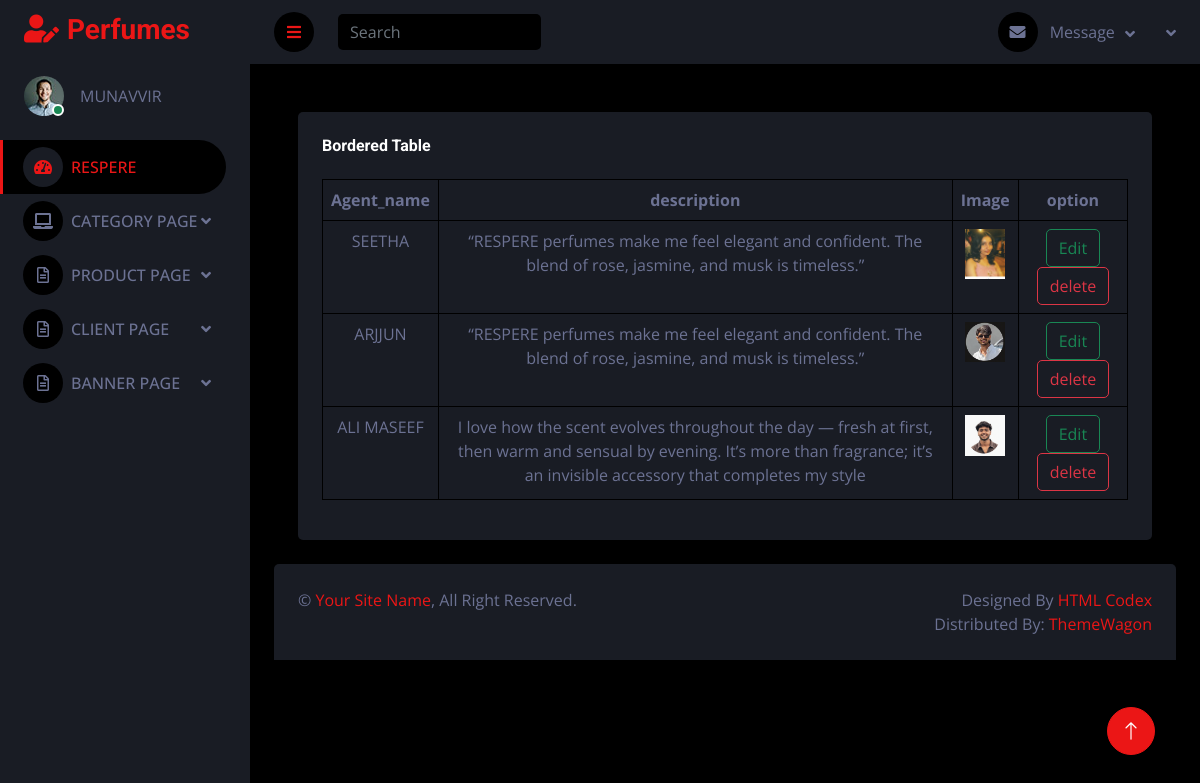
/Adminapp/Client_details/, run on an earlier commit of the app's database.
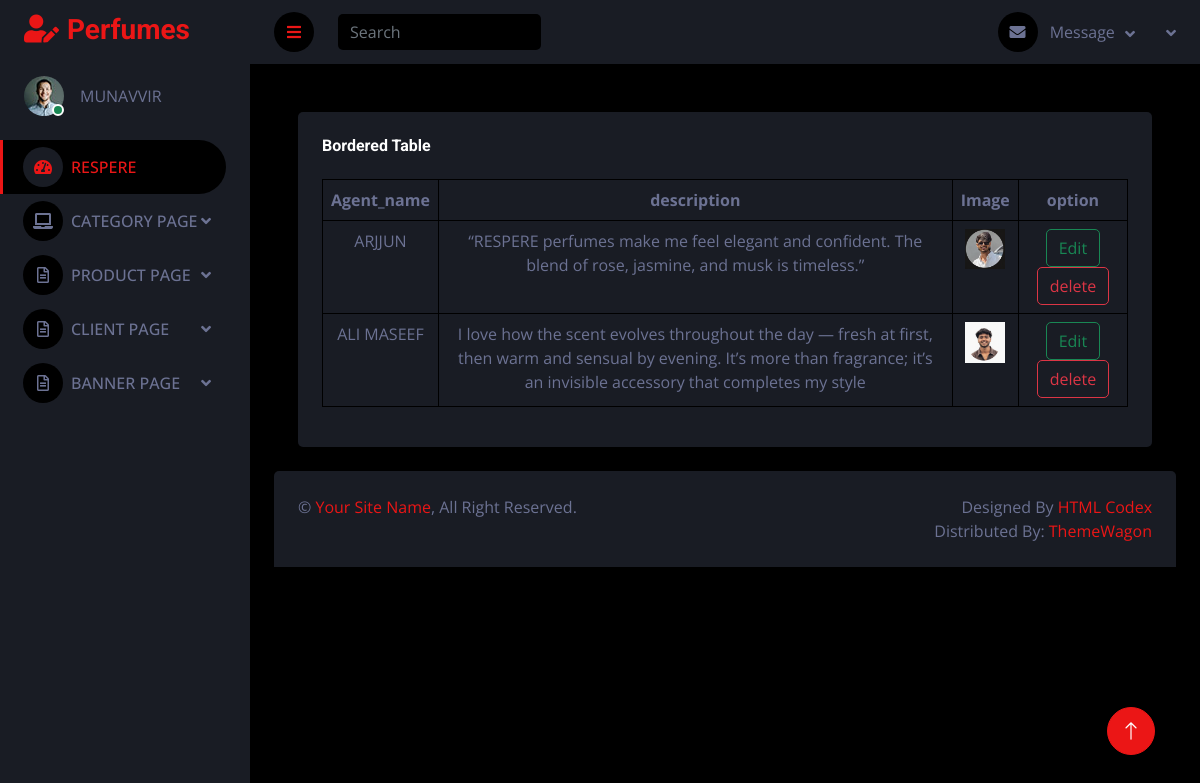
And on a later commit of the database.
### Adminapp/models.py (models this page shows)
class ClientDB(models.Model):
    name=models.CharField(max_length=100,null=True,blank=True)
    description = models.CharField(max_length=100, null=True, blank=True)
    Client_Image =  models.ImageField(upload_to="client profiles", null=True, blank=True)

### Adminapp/views.py (the view)
# urls.py: path('Client_details/', views.Client_details, name='Client_details'),
def Client_details(request):
    client = ClientDB.objects.all()
    return render(request,'Client_details.html',{"client":client})

### Adminapp/templates/Client_details.html (shortened to what this page needs)
<!DOCTYPE html>
{% extends 'dashboard.html' %}
{% block content %}
<html lang="en">
<head>
</head>
<body>
<div class="container-fluid pt-4 px-4">
                <div class="row g-4">
                    <div class="col-sm-12 col-xl-12">
                        <div class="bg-secondary rounded h-100 p-4">
                            <h6 class="mb-4">Bordered Table</h6>
                            <table class="table table-bordered" style="text-align:center">
                                <thead  style="text-align:center">
                                    <tr>
                                        <th scope="col">Agent_name</th>
                                         <th scope="col">description</th>
                                         <th scope="col">Image</th>
                                         <th scope="col">option</th>
                                    </tr>
                                </thead>
                               <tbody>
                               {% for c in client %}
                               <tr>
                                   <td>{{c.name}}</td>
                                   <td>{{c.description}}</td>
                                   <td><img src="{{c.Client_Image.url}}" width="40px"></td>
                                     <td><a href="{%  url 'edit_client' clint_id=c.id  %}"class="btn btn-outline-success">Edit</a>
                                        <a href="{%  url 'delete_client' clint_id=c.id  %}"class="btn btn-outline-danger">delete</a>
                                    </td>
                               </tr>
                               {% endfor %}
                               </tbody>
                            </table>
                        </div>
                    </div>
                </div>
</div>
</body>
</html>
{% endblock %}

### Adminapp/templates/Dashboard.html (shortened to what this page needs)
<!DOCTYPE html>
{% load static %}
<html lang="en">
<head>
    <link href="https://cdnjs.cloudflare.com/ajax/libs/font-awesome/5.10.0/css/all.min.css" rel="stylesheet">
    <link href="https://cdn.jsdelivr.net/npm/bootstrap-icons@1.4.1/font/bootstrap-icons.css" rel="stylesheet">
    <link href="{% static 'dashboard/lib/owlcarousel/assets/owl.carousel.min.css' %}" rel="stylesheet">
    <link href="{% static 'dashboard/lib/tempusdominus/css/tempusdominus-bootstrap-4.min.css' %}" rel="stylesheet" />
    <link href="{% static 'dashboard/css/bootstrap.min.css' %}" rel="stylesheet">
    <link href="{% static 'dashboard/css/style.css' %}" rel="stylesheet">
</head>
<body>
    <div class="container-fluid position-relative d-flex p-0">
        <div class="sidebar pe-4 pb-3">
            <nav class="navbar bg-secondary navbar-dark">
                <a href="index.html" class="navbar-brand mx-4 mb-3">
                    <h3 class="text-primary"><i class="fa fa-user-edit me-2"></i>Perfumes</h3>
                </a>
                <div class="d-flex align-items-center ms-4 mb-4">
                    <div class="position-relative">
                        <img class="rounded-circle" src="{% static 'dashboard/img/user.jpg' %}" alt="" style="width: 40px; height: 40px;">
                        <div class="bg-success rounded-circle border border-2 border-white position-absolute end-0 bottom-0 p-1"></div>
                    </div>
                    <div class="ms-3">
                        <span>MUNAVVIR</span>
                    </div>
                </div>
                <div class="navbar-nav w-100">
                    <a href="index.html" class="nav-item nav-link active"><i class="fa fa-tachometer-alt me-2"></i>RESPERE</a>
                    <div class="nav-item dropdown">
                        <a href="#" class="nav-link dropdown-toggle" data-bs-toggle="dropdown"><i class="fa fa-laptop me-2"></i>CATEGORY PAGE</a>
                    </div>
                        <div class="nav-item dropdown">
                        <a href="#" class="nav-link dropdown-toggle" data-bs-toggle="dropdown"><i class="far fa-file-alt me-2"></i>PRODUCT PAGE</a>
                    </div>
                       <div class="nav-item dropdown">
                        <a href="#" class="nav-link dropdown-toggle" data-bs-toggle="dropdown"><i class="far fa-file-alt me-2"></i>CLIENT PAGE</a>
                    </div>
                    <div class="nav-item dropdown">
                        <a href="#" class="nav-link dropdown-toggle" data-bs-toggle="dropdown"><i class="far fa-file-alt me-2"></i>BANNER PAGE</a>
                    </div>
                </div>
            </nav>
        </div>
        <div class="content">
            <nav class="navbar navbar-expand bg-secondary navbar-dark sticky-top px-4 py-0">
                <a href="#" class="sidebar-toggler flex-shrink-0">
                    <i class="fa fa-bars"></i>
                </a>
                <form class="d-none d-md-flex ms-4">
                    <input class="form-control bg-dark border-0" type="search" placeholder="Search">
                </form>
                <div class="navbar-nav align-items-center ms-auto">
                    <div class="nav-item dropdown">
                        <a href="#" class="nav-link dropdown-toggle" data-bs-toggle="dropdown">
                            <i class="fa fa-envelope me-lg-2"></i>
                            <span class="d-none d-lg-inline-flex">Message</span>
                        </a>
                    </div>
                    <div class="nav-item dropdown">
                        <a href="#" class="nav-link dropdown-toggle" data-bs-toggle="dropdown">
                        </a>
                    </div>
                </div>
            </nav>
            <div class="container-fluid pt-4 px-4">
                {%block content %}{% endblock %}
            </div>
            <div class="container-fluid pt-4 px-4">
                <div class="bg-secondary rounded-top p-4">
                    <div class="row">
                        <div class="col-12 col-sm-6 text-center text-sm-start">
                            &copy; <a href="#">Your Site Name</a>, All Right Reserved.
                        </div>
                        <div class="col-12 col-sm-6 text-center text-sm-end">
                            Designed By <a href="https://htmlcodex.com">HTML Codex</a>
                            <br>Distributed By: <a href="https://themewagon.com" target="_blank">ThemeWagon</a>
                        </div>
                    </div>
                </div>
            </div>
        </div>
        <a href="#" class="btn btn-lg btn-primary btn-lg-square back-to-top"><i class="bi bi-arrow-up"></i></a>
    </div>
</body>
</html>

### Adminapp/static/dashboard/css/style.css (style rules this page uses)
:root { --primary: #EB1616; --secondary: #191C24; --light: #6C7293; --dark: #000000; }
.back-to-top { position: fixed; display: none; right: 45px; bottom: 45px; z-index: 99; }
.btn { transition: .5s; }
.btn-lg-square { width: 48px; height: 48px; }
.btn-square, .btn-sm-square, .btn-lg-square { padding: 0; display: inline-flex; align-items: center; justify-content: center; font-weight: normal; border-radius: 50px; }
.sidebar { position: fixed; top: 0; left: 0; bottom: 0; width: 250px; height: 100vh; overflow-y: auto; background: var(--secondary); transition: 0.5s; z-index: 999; }
.content { margin-left: 250px; min-height: 100vh; background: var(--dark); transition: 0.5s; }
@media (min-width: 992px) { .sidebar { margin-left: 0; } }
@media (min-width: 992px) { .content { width: calc(100% - 250px); } }
.sidebar .navbar .navbar-nav .nav-link { padding: 7px 20px; color: var(--light); font-weight: 500; border-left: 3px solid var(--secondary); border-radius: 0 30px 30px 0; outline: none; }
.sidebar .navbar .navbar-nav .nav-link:hover, .sidebar .navbar .navbar-nav .nav-link.active { color: var(--primary); background: var(--dark); border-color: var(--primary); }
.sidebar .navbar .navbar-nav .nav-link i { width: 40px; height: 40px; display: inline-flex; align-items: center; justify-content: center; background: var(--dark); border-radius: 40px; }
.sidebar .navbar .navbar-nav .nav-link:hover i, .sidebar .navbar .navbar-nav .nav-link.active i { background: var(--secondary); }
.sidebar .navbar .dropdown-toggle::after { position: absolute; top: 15px; right: 15px; border: none; content: "\f107"; font-family: "Font Awesome 5 Free"; font-weight: 900; transition: .5s; }
.content .navbar .navbar-nav .nav-link { margin-left: 25px; padding: 12px 0; color: var(--light); outline: none; }
.content .navbar .sidebar-toggler, .content .navbar .navbar-nav .nav-link i { width: 40px; height: 40px; display: inline-flex; align-items: center; justify-content: center; background: var(--dark); border-radius: 40px; }
.content .navbar .dropdown-toggle::after { margin-left: 6px; vertical-align: middle; border: none; content: "\f107"; font-family: "Font Awesome 5 Free"; font-weight: 900; transition: .5s; }

What changed in the data, as far as the page shows it:
removed ClientDB: name "SEETHA", description "“RESPERE perfumes make me feel elegant and confident. The blend of rose, jasmine, and musk is timeless.”", Client_Image (picture)
